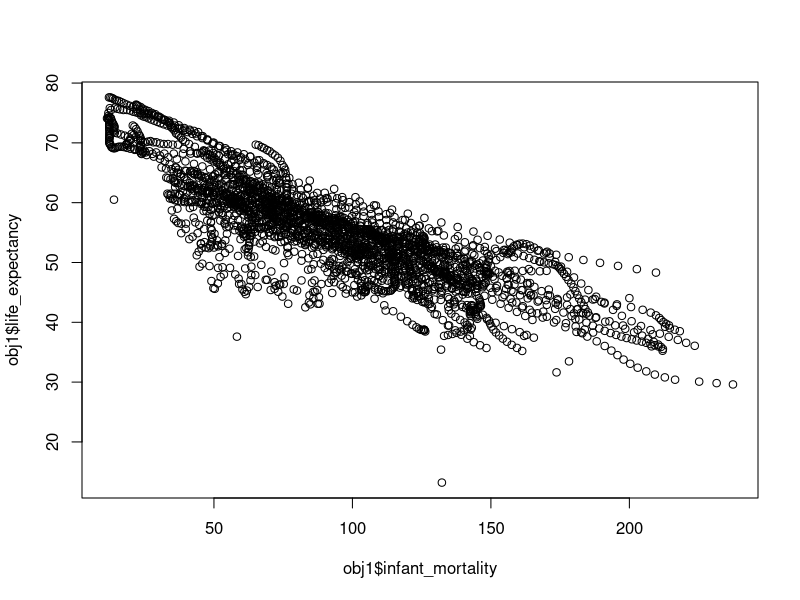
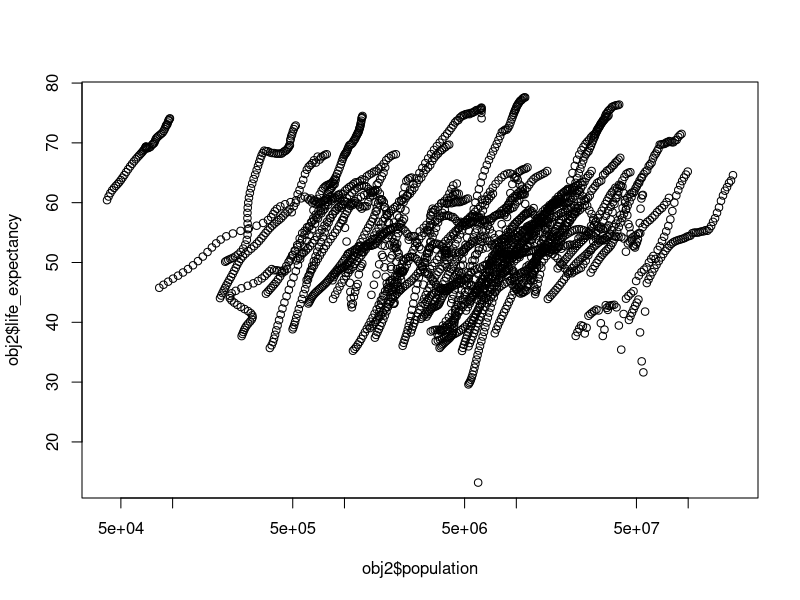
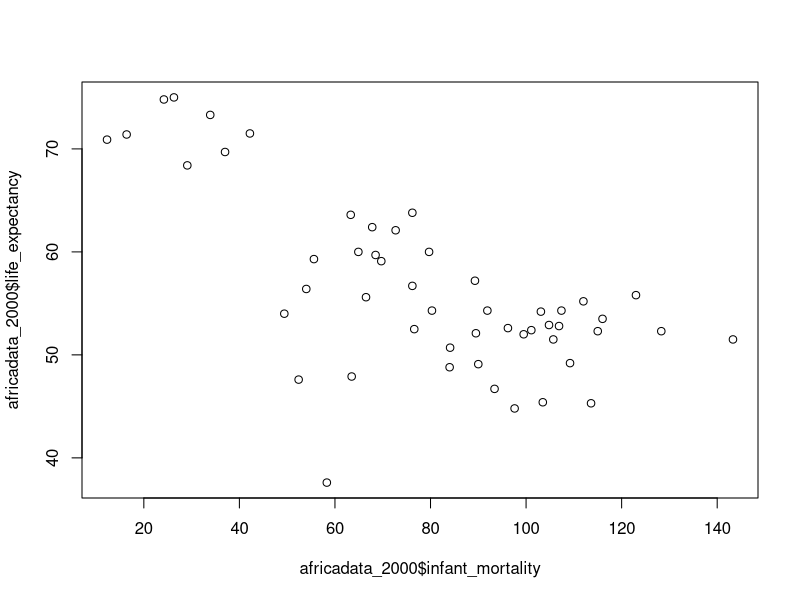
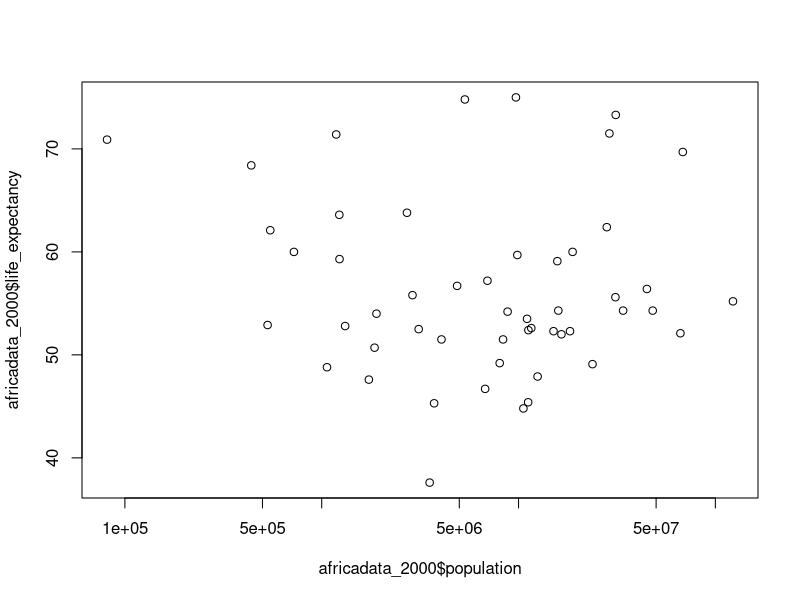
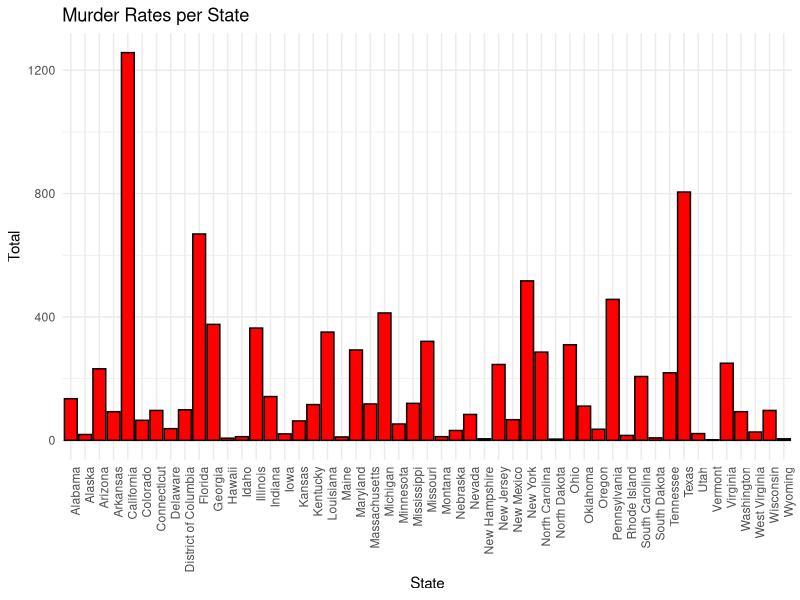
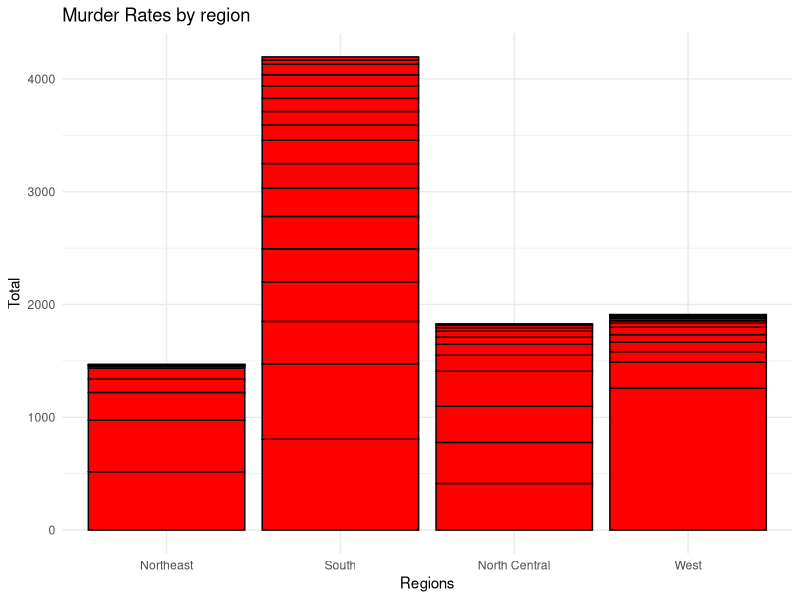
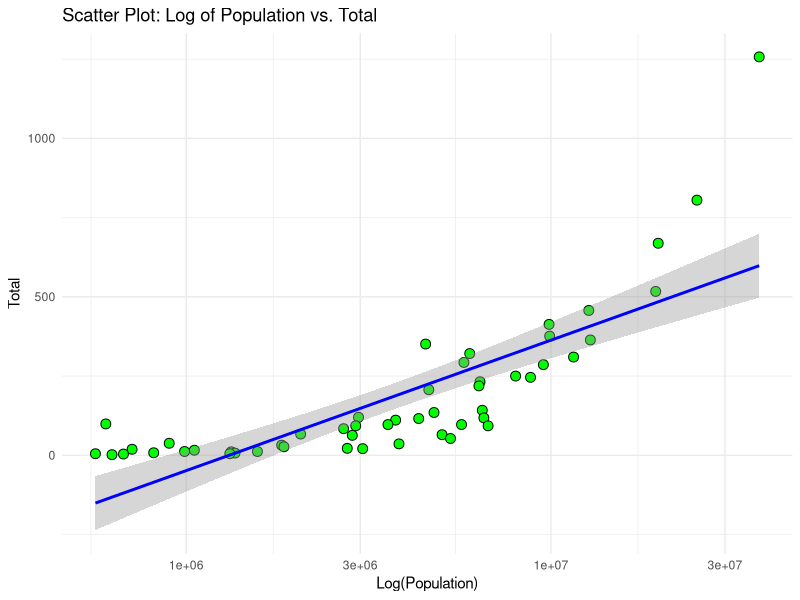

Reproduce these figures in R, in order.
## ---- chunk 1
# load packages
library(dslabs) # contains data for analysis
## ---- chunk 2
# look at help file for gapminder data
help(gapminder)

# view data structure
str(gapminder)

# view data summary
summary(gapminder)

# find data object type
class(gapminder)
## ---- chunk 3
# data containing only african countries
africadata <- gapminder |>
  dplyr::filter(continent == "Africa")

# view data structure
str(africadata)

# view data summary
summary(africadata)
## ---- chunk 4
# object containing only infant_mortality and life_expectancy
obj1 <- africadata |>
  dplyr::select(infant_mortality, life_expectancy)

# view obj1 structure
str(obj1)

# view obj1 summary
summary(obj1)


# object containing only population and life_expectancy
obj2 <- africadata |>
  dplyr::select(population, life_expectancy)

# view obj2 structure
str(obj2)

# view obj2 summary
summary(obj2)
## ---- chunk 5
# plot life expectancy as a function of infant mortality
plot(obj1$infant_mortality, obj1$life_expectancy)

# plot life expectancy as a function of population
plot(obj2$population, obj2$life_expectancy, log = 'x')
## ---- chunk 6
# filter data for years with missing infant mortality data
infant_na <- africadata |>
  dplyr::filter(is.na(infant_mortality))

# print years with missing infant mortality data
unique(infant_na$year)
## ---- chunk 7
# create object with data from 2000 only
africadata_2000 <- africadata |>
  dplyr::filter(year == "2000")

# view data structure
str(africadata_2000)

# view data summary
summary(africadata_2000)
## ---- chunk 8
# plot life expectancy as a function of infant mortality
plot(africadata_2000$infant_mortality, africadata_2000$life_expectancy)

# plot life expectancy as a function of population
plot(africadata_2000$population, africadata_2000$life_expectancy, log = 'x')
## ---- chunk 9
# linear regression of infant mortality as predictor of life expectancy
fit1 <- lm(life_expectancy ~ infant_mortality, data = africadata_2000)

# print summary of fit1
summary(fit1)


# linear regression of population as predictor of life expectancy
fit2 <- lm(life_expectancy ~ population, data = africadata_2000)

# print summary of fit2
summary(fit2)
## ---- chunk 10
########################################################## 
## ---- chunk 11
library(dslabs)
library(tidyverse)
library(dplyr)
## ---- chunk 12
#view the help page of the data set to better understand the dataset.
help("murders")

#check the data.
head(murders)

#view the structure of the data.
str(murders)

#view the summary of the data.
summary(murders)

#view class of the data.
class(murders)

#create an object ans assign murders to it.
Dataset_mur <- murders
## ---- chunk 13
#Isolated the variables of interest using select function and then rearranged the order of total to descending.   
df1 <- Dataset_mur %>%
  select("state", "region", "population", "total") %>%
  arrange(desc(total))

#view the newly created dataset.
print(df1)
## ---- chunk 14
top_ten <- df1 %>%
  slice_max(total, n=10) %>% #the ten highest observations in the total column.
  select(!"region") #We do not need to look at the regions at this moment. 

print(top_ten) #view the dataset.
## ---- chunk 15
bottom_ten <- df1 %>%
  select(!"region") %>%
  slice_min(total, n=10) %>% #slice_min helps slice the bottom 10 observations of the "total" variable.
  arrange(desc(total))

#view the dataset.
print(bottom_ten)
## ---- chunk 16
#create a dataset for region and total columns.
region <- df1 %>%
  select(region, total)
  
#view the dataset.
print(region)

#calculate murder rates in the Western region of the U.S.
west <- region %>%
  filter(region == "West") 

#Sum of murders in the Western region of the U.S.
sum(west$total)

#calculate murder rates in the Northestern region of the U.S.
nor_east <- region %>%
  filter(region == "Northeast") 

#Sum of murders in this region of the U.S.
sum(nor_east$total)

#calculate murder rates in the North Central region of the U.S.
nor_cen <- region %>%
  filter(region == "North Central") 

#Sum of murders in this region of the U.S.
sum(nor_cen$total)

#calculate murder rates in the Southern region of the U.S.
south <- region %>%
  filter(region == "South") 

#Sum of murders in this region of the U.S.
sum(south$total)

## ---- chunk 17
#Generate a barplot with state as a function of murder rates.
pt1 <- df1 %>%
  ggplot(aes(x = state, y = total)) +
  geom_col(fill = "red", color = "black") + labs(title = "Murder Rates per State", x = "State", y = "Total") + theme_minimal() + theme(axis.text.x = element_text(angle = 90, hjust = 1))

#Generae the plot. 
plot(pt1)
## ---- chunk 18
#Generate a barplot with regions as a function of murder rates.
pt2 <- df1 %>%
  ggplot(aes(x = region, y = total)) +
  geom_col(fill = "red", color = "black") + labs(title = "Murder Rates by region", x = "Regions", y = "Total") + theme_minimal() 

#Generate the plot
plot(pt2)

## ---- chunk 19
#scatterplot with a liner regression line.
pt3 <- df1 %>%
  ggplot(aes(x = population, y = total)) +
  geom_point(color = "black", fill = "green", shape = 21, size = 3) + 
  geom_smooth(method = "lm", color = "blue", se = TRUE) + # Linear trend line
  scale_x_log10() +  # Scale the x-axis to log10
  labs(title = "Scatter Plot: Log of Population vs. Total", x = "Log(Population)", y = "Total") + #use labs function to add titles and labels. 
  theme_minimal()

#generate the plot.
plot(pt3)

## ---- chunk 20
#Fit model with murder rates as an outcome and population as a predictor. 
model <- lm(total ~ population, data = df1)

#view summary of the model.
summary(model)
